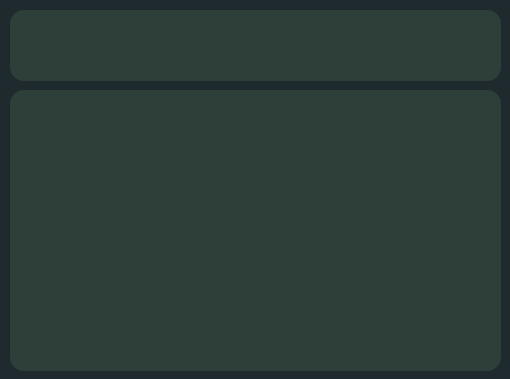
<?xml version="1.0" encoding="UTF-8"?>
<ui version="4.0">
 <class>DetailWindow</class>
 <widget class="QMainWindow" name="DetailWindow">
  <property name="geometry">
   <rect>
    <x>0</x>
    <y>0</y>
    <width>510</width>
    <height>379</height>
   </rect>
  </property>
  <property name="windowTitle">
   <string>MainWindow</string>
  </property>
  <property name="styleSheet">
   <string notr="true">QWidget#centralwidget {
	background-color: #1F2A2F;
}

QLabel {
	background-color: #2E3F3A;
	color: #A8D5BA;
	border-radius: 14px;
}
</string>
  </property>
  <widget class="QWidget" name="centralwidget">
   <widget class="QLabel" name="detail_title_label">
    <property name="geometry">
     <rect>
      <x>10</x>
      <y>10</y>
      <width>491</width>
      <height>71</height>
     </rect>
    </property>
    <property name="font">
     <font>
      <family>Segoe UI Variable Text Semibold</family>
      <pointsize>16</pointsize>
      <weight>75</weight>
      <bold>true</bold>
     </font>
    </property>
    <property name="text">
     <string/>
    </property>
    <property name="alignment">
     <set>Qt::AlignCenter</set>
    </property>
   </widget>
   <widget class="QLabel" name="detail_desc_label">
    <property name="geometry">
     <rect>
      <x>10</x>
      <y>90</y>
      <width>491</width>
      <height>281</height>
     </rect>
    </property>
    <property name="font">
     <font>
      <family>Segoe UI Variable Text Semibold</family>
      <pointsize>16</pointsize>
      <weight>75</weight>
      <bold>true</bold>
     </font>
    </property>
    <property name="text">
     <string/>
    </property>
    <property name="alignment">
     <set>Qt::AlignCenter</set>
    </property>
   </widget>
  </widget>
 </widget>
 <resources/>
 <connections/>
</ui>
